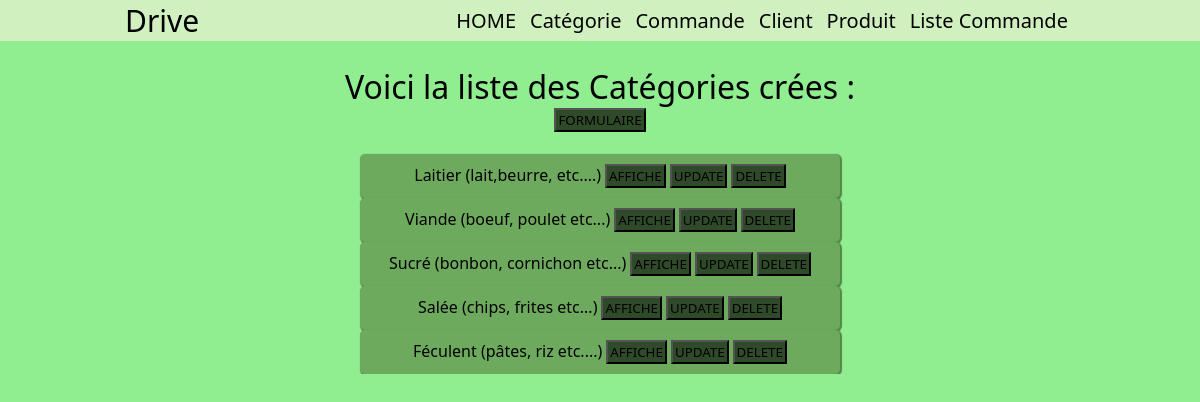
The page /drive/index-catégorie/ on the database its author committed.
### drive/models.py (models this page shows, shortened)
class cat_product(models.Model):
    nom = models.CharField(max_length=100)
    descriptif = models.CharField(max_length=100)
    def __str__(self):
        chaine = f"{self.nom} ({self.descriptif})"
        return chaine

### drive/views.py (called while the page is built)
def index_cat(request):
	liste = list(models.cat_product.objects.all())
	return render(request,"categorie/index_cat.html",{"listALL_categorie": liste})

### drive/templates/categorie/index_cat.html (shortened to what this page needs)
{% extends "index.html" %}
{% block content %}
        <h1>Voici la liste des Catégories crées :</h1>
        <button><a href="/drive/formulaire-catégorie/">FORMULAIRE</a></button>
        <br>
        {% for l in listALL_categorie %}
        <div class="bloc-info">
            <div class="container">{{ l }}<button><a href="/drive/affiche-catégorie/{{l.id}}/">AFFICHE</a></button><button><a href="/drive/update-catégorie/{{l.id}}/">UPDATE</a></button><button><a href="/drive/delete-catégorie/{{l.id}}/">DELETE</a></button></div>
        </div>
        {% endfor %}
    {% endblock %}

### drive/static/categorie/main.css (style rules this page uses)
* { box-sizing:border-box; padding:0; margin:0; font-weight:1; color: black; overflow-x:hidden; }
body { background-color:#90EE90;font-family:system-ui,arial;display:flex;align-items:center;flex-direction:column; }
h1 { animation: h1 0.5s; }
input[type=submit],button, button a { background:#2f4a28; font-family:system-ui,arial; padding: 1px 1px 1px 1px; text-decoration: none; }
.bloc-info { background-color:#6eaa5e; display:flex; flex-direction:column; width:40vw; border-radius:5px; box-shadow:1px 1px 1px 1px #558549; }
div .container button { margin-left: 4px; }
.container { width: 100%; text-align: center; padding: 10px 0 10px 0; }
h1 { margin-top:2%; display:flex; align-items:center; justify-content:center; }

### rows shown on the page
cat_product: nom+descriptif "Laitier (lait,beurre, etc....)"
cat_product: nom+descriptif "Viande (boeuf, poulet etc...)"
cat_product: nom+descriptif "Sucré (bonbon, cornichon etc...)"
cat_product: nom+descriptif "Salée (chips, frites etc...)"
cat_product: nom+descriptif "Féculent (pâtes, riz etc....)"
